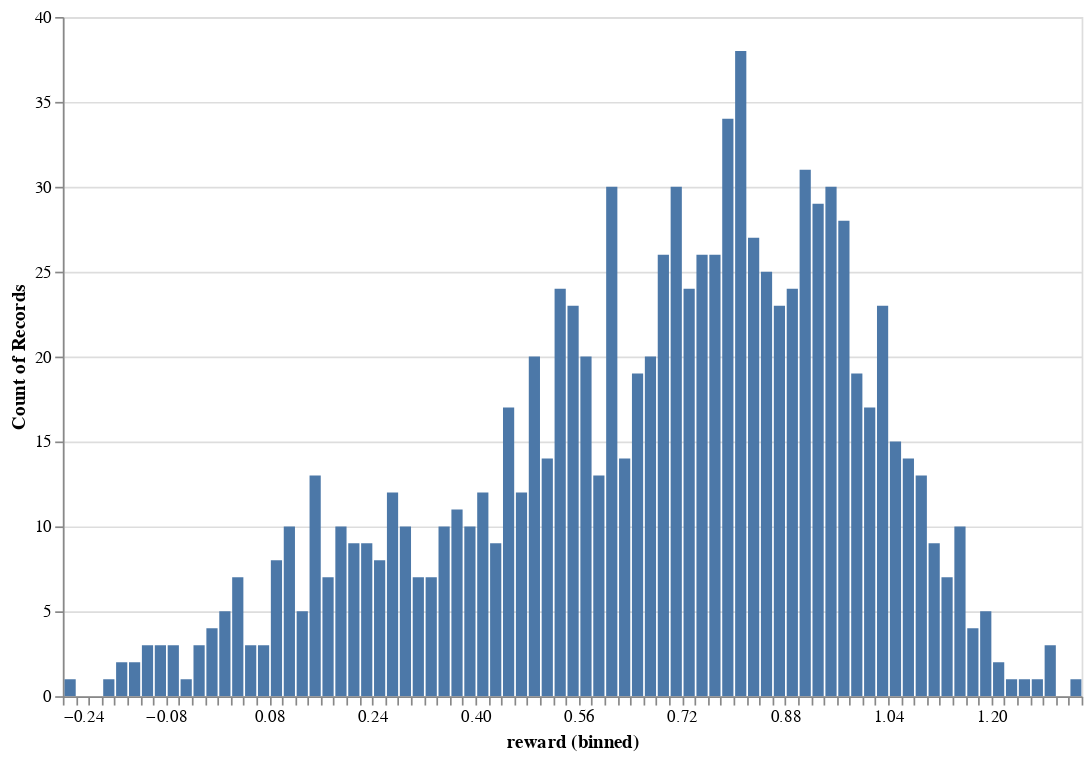

Source (notebook cell):
### Code cell
# Plot distribution plot using altaire
alt.Chart(df_rewards).mark_bar().encode(
    alt.X('reward', bin=alt.Bin(maxbins=100)),
    y='count()',
).properties(
    width=600,
    height=400
).interactive()

### Figure 1 — Vega-Lite specification as saved in the notebook (floating-point values rounded to 4 significant figures; data arrays with more than 128 entries replaced by an {"elided": "..."} marker saying what was removed)
{"config": {"view": {"continuousWidth": 400, "continuousHeight": 300}}, "data": {"name": "data-f9d98faa3de18aeccce1f898c2f770a3"}, "mark": "bar", "encoding": {"x": {"bin": {"maxbins": 100}, "field": "reward", "type": "quantitative"}, "y": {"aggregate": "count", "type": "quantitative"}}, "height": 400, "selection": {"selector001": {"type": "interval", "bind": "scales", "encodings": ["x", "y"]}}, "width": 600, "$schema": "https://vega.github.io/schema/vega-lite/v4.17.0.json", "datasets": {"data-f9d98faa3de18aeccce1f898c2f770a3": {"elided": "1000 records"}}}
